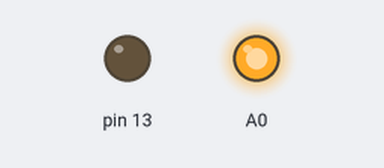
The sketch below on a simulated Arduino Nano, built with avr-gcc and run on an emulated ATmega328P. Parts: output pins drawn as LEDs (lit = HIGH).

Above: at 0.1 s.
Timing chart, 0 to 1.6 s (numbered marks = the images above):
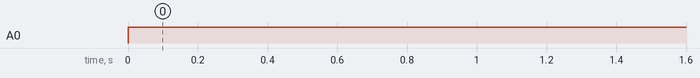

Measured:
- by itself, A0: LOW → HIGH at 0.00 s

The sketch:

kubus.ino
```cpp
void setup() {
  // put your setup code here, to run once:
  pinMode(A0, OUTPUT);
  pinMode(13, OUTPUT);
  pinMode(A6, OUTPUT);
}

void loop() {
  // put your main code here, to run repeatedly:
  digitalWrite(A0, 1);
  digitalWrite(13, 0);
  digitalWrite(A6, 0);
}
```
